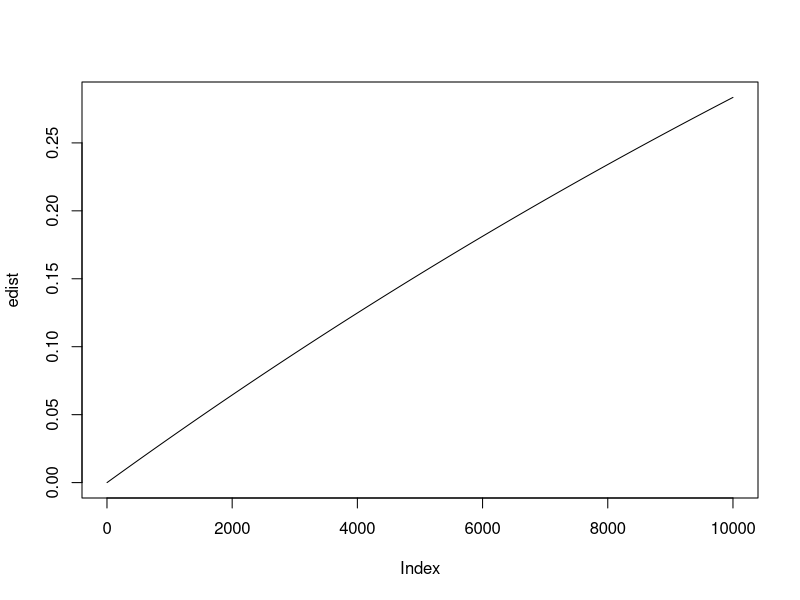
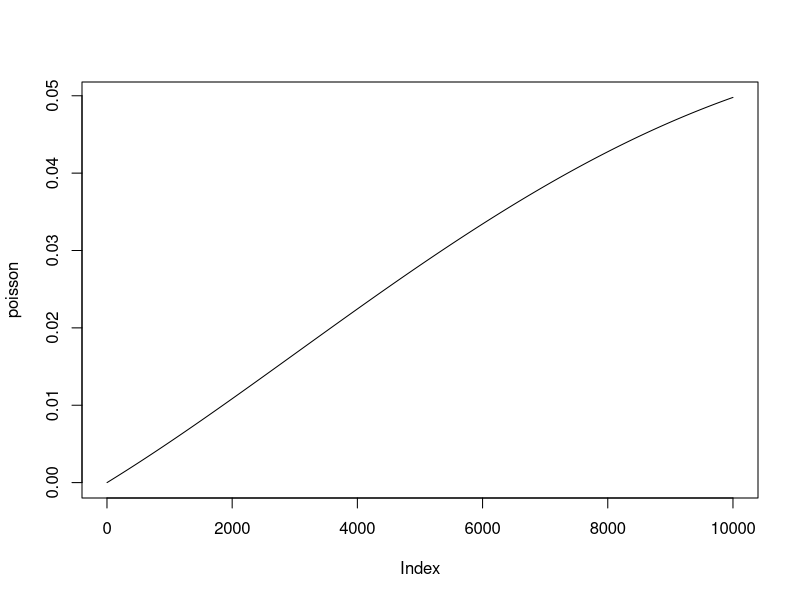

R code for these plots, in order:
q = 4 #question number
if(q==2){
	
	n = 1000 #Number of binomial trials
	#x = runif(10000,0,500) #uniformly distributed
	#X <- choose(n,x)*(0.5^x)*(0.5^(n-x))
	X<-NULL
	for(x in 1:n){
		X <- append(X,choose(n,x)*(0.5^x)*(0.5^(n-x)))
	}

	plot(X,type='l')

	#standardize by creating new random variable Z = (X-mean)/stddev

	Xstd <- (X-250)/sqrt(125) #standardized vector
	dev.new() #create new window for new plot
	plot(Xstd,type='l') #plotting standard variable

	stdNormal <- rnorm(n) #sampling 10000 points of normal distribution

	dev.new()
	plot(stdNormal,type='l')
}
if(q == 4){
	lambda = 3
	#vector = runif(10000) #get 10000 numbers
	vector = seq(0,1,length.out=10000)
	edist = 1 - exp(-vector/lambda)
	plot(edist,type='l')
	
	poisson = exp(-lambda)*vector/factorial(vector)
	dev.new() #create new window
	plot(poisson,type='l')
}